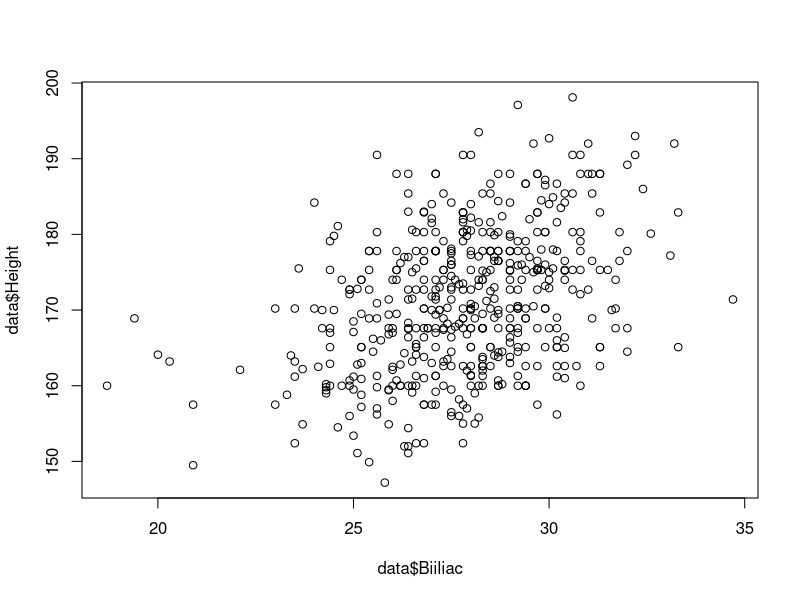
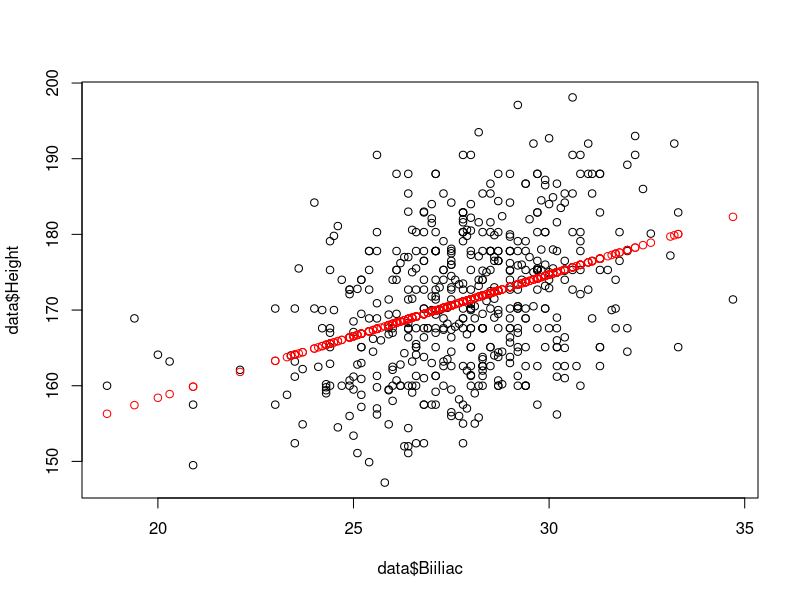
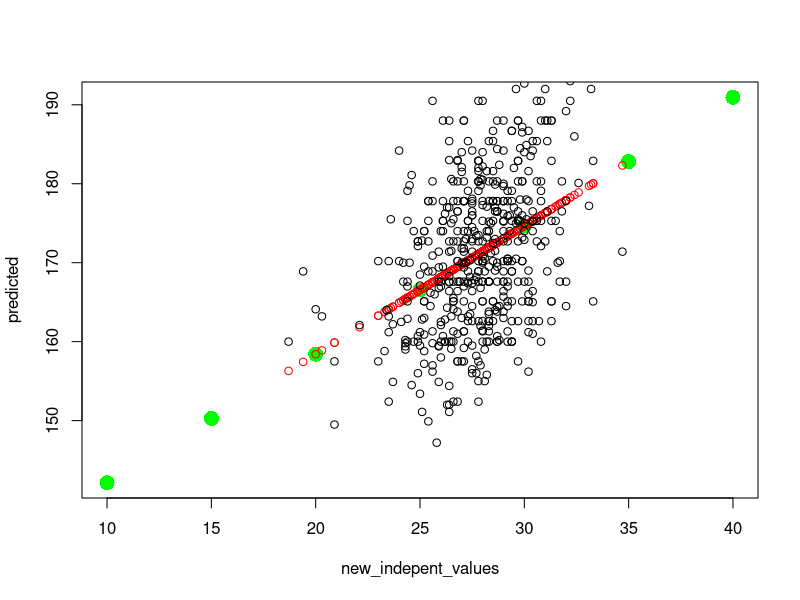
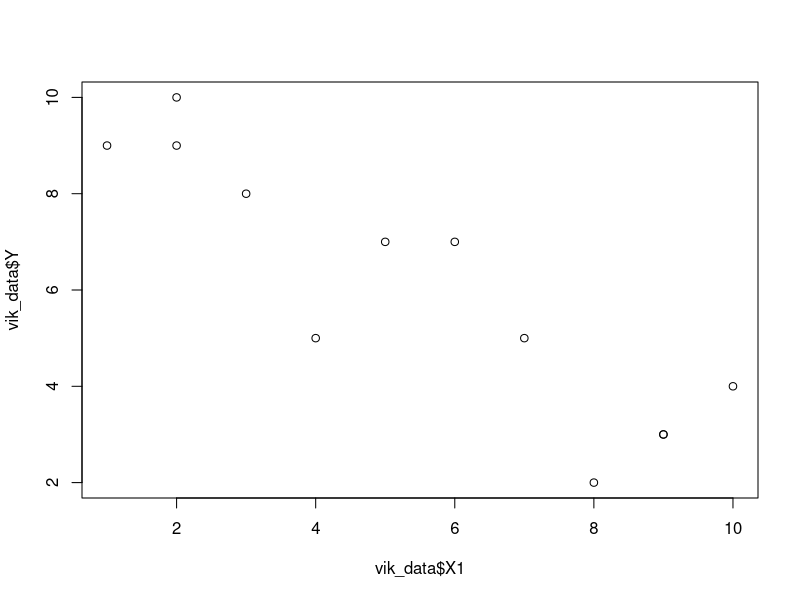
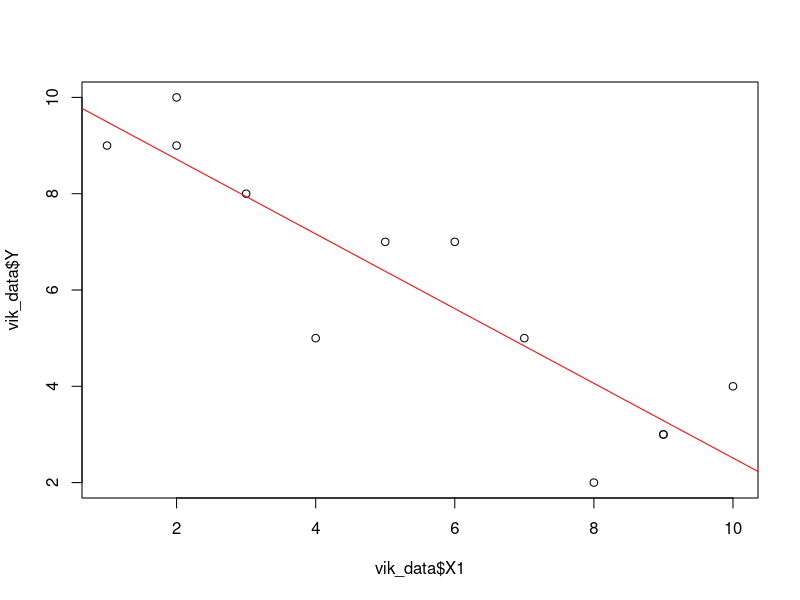

Write R code to recreate these figures, in order.
## ---- chunk 1
knitr::opts_chunk$set(echo = TRUE)
## ---- chunk 2
library(tidyverse)
data <- read_csv('data/body.csv')
## ---- chunk 3
plot(data$Biiliac,data$Height)
## ---- chunk 4
# Note: this syntax makes the predict function work
result <- lm(Height ~ Biiliac, data = data)
# This does not work with the predict function: result <- lm(data$Height ~ data$Biiliac)
summary(result)
## ---- chunk 5
anova(result)
## ---- chunk 6
correlation <- cor.test(data$Height, data$Biiliac)
correlation
correlation$estimate^2
## ---- chunk 7
fitted <- fitted.values(result)
plot(data$Biiliac,data$Height)
points(data$Biiliac, fitted, col='red')
## ---- chunk 8

new_indepent_values <- c(10,15, 20, 25, 30, 35, 40)
new_data <- data.frame(Biiliac = new_indepent_values)

predicted <- predict(result, newdata=new_data)

plot(new_indepent_values,predicted, col='green', cex=2, pch=16)
points(data$Biiliac, fitted, col='red')
points(data$Biiliac, data$Height, col='black')

## ---- chunk 9
vik_data <- read_csv('data/vik_table_9_2.csv')
## ---- chunk 10
plot(vik_data$X1, vik_data$Y)
result <- lm(Y ~ X1, data=vik_data)
summary(result)
## ---- chunk 11
plot(vik_data$X1, vik_data$Y)
abline(result, col='red')
